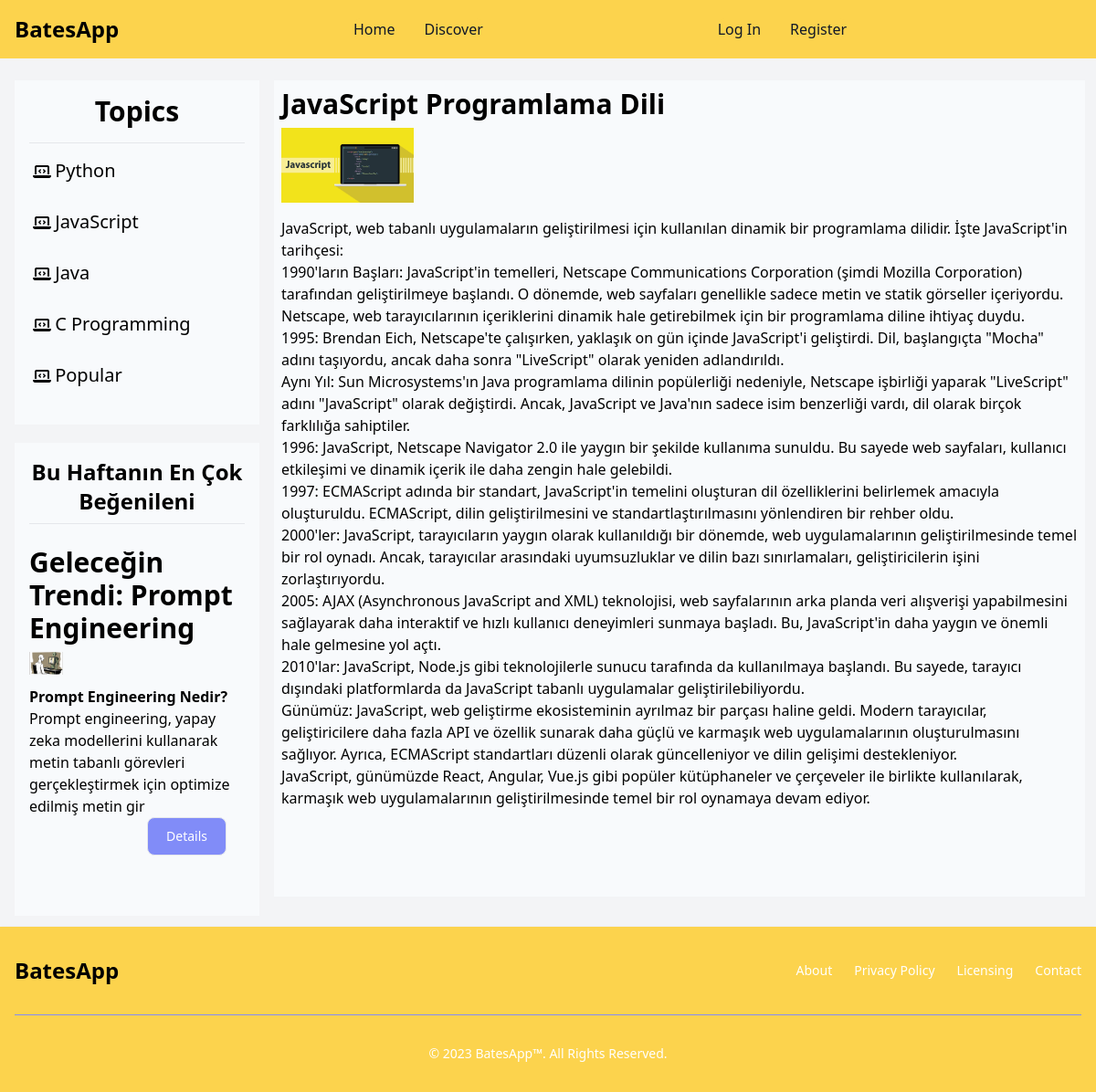
/discover/javascript-programlama-dili, run on the app's committed database.
### blog/models.py (models this page shows, shortened)
class Category(models.Model):
    name = models.CharField(max_length=100)
    slug = models.SlugField(unique= True, db_index= True,)

class TopWeek(models.Model):
    title = models.CharField(max_length=200)
    image = models.ImageField(upload_to="blog")
    description = RichTextField()
    is_home = models.BooleanField(default=False)
    is_active = models.BooleanField(default=False)
    last_week = models.BooleanField(default=False)
    slug = models.SlugField(null=False,unique= True, db_index= True,)
    author = models.CharField(max_length=200, null=True)

class Softwarelang(models.Model):
    title = models.CharField(max_length=200)
    image = models.ImageField(upload_to="discovery")
    description = RichTextField()
    is_active= models.BooleanField(default=False)
    is_discovery = models.BooleanField(default=False)
    slug = models.SlugField(null=False,unique= True, db_index= True,)

### blog/views.py (the view)
# urls.py: path("discover/<slug:slug>",views.discover_blog_details, name="discovery_blog_details"),
def discover_blog_details(request,slug):
    selectedBlog = None
    languages = Softwarelang.objects.all()
    for l in languages:
        if l.slug == slug:
            selectedBlog = l
    context={
        "blog" : selectedBlog,
        "category" : Category.objects.all(),
        "topweek" : TopWeek.objects.all()
    }
    return render(request,"blog/discovery_blog_details.html",context)

### blog/templates/blog/discovery_blog_details.html (shortened to what this page needs)
{% extends 'layout.html' %}
{% block content %}
    <main class="bg-gray-100 flex xs:flex-col tablet:flex-row laptopL:justify-center">
        <div class="flex flex-col tablet:basis-1/2 lg:basis-1/4">
            <div id="topics" class="bg-slate-50 xs:p-4 xs:h-68 xs:mb-5 tablet:mt-6 tablet:mr-4 tablet:ml-4 tablet:h-84 tablet:p-4">
                <h1 class="font-bold xs:text-2xl tablet:text-3xl xs:mb-4 xs:text-center">Topics</h1>
                <hr>
                <ul>
                    {% for c in category %}
                    <li class="xs:mb-1 xs:mt-1 xs:text-center xs:p-1 tablet:text-left tablet:mb-5 tablet:mt-3">
                        <i class="fa-solid fa-laptop-code"></i>
                        <a class="xs:text-xl tablet:text-xl xs:mb-4" href="{% url 'blogs_by_category' slug=c.slug %}">{{c.name}}</a>
                    </li>
                    {% endfor %}
                </ul>
            </div>
            <div id="most" class="bg-slate-50 xs:mb-3 xs:p-4 tablet:mr-4 tablet:ml-4">
                    <h1 class="xs:text-2xl xs:font-bold xs:text-center xs:mb-2">Bu Haftanın En Çok Beğenileni</h1>
                    {%for t in topweek%}
                        {%if t.is_home%}
                            <div class="bg-slate-50 xs:py-6 xs:mb-3 tablet:mr-3">
                                <div class="lg:relative lg:pb-14 xs:relative">
                                    <h1 class="xs:text-2xl xs:mb-2 tablet:text-3xl font-semibold">{{t.title}}</h1>
                                    <img class="object-contain xs:w-2/3 tablet:w-1/4 lg:w-1/6" src="{{t.image.url}}" alt="">
                                    <p class="xs:text-lg xs:mt-3 xs:mb-3 xs:text-lg tablet:text-xl">{{t.description|safe|slice:"0:200"}}</p>
                                    <button type="button" class="text-white bg-indigo-400 border focus:outline-none focus:ring-4 font-medium rounded-lg text-sm px-5 py-2.5 mr-2 mb-2 absolute xs:right-0 tablet:ml-4"><a href="{% url 'blog_details' t.id %}">Details</a></button>
                                </div>
                            </div>
                        {%endif%}
                    {%endfor%}
            </div>
        </div>
        <div id="blog_detail" class="lg:basis-3/4 tablet:mt-6">
            {% if blog %}
                <div class="card bg-slate-50 xs:p-2 xs:pb-12 xs:mb-3 tablet:mr-3">
                    <div class="xs:relative lg:relative">
                        <h1 class="xs:text-2xl xs:mb-2 tablet:text-3xl font-semibold">{{ blog.title }}</h1>
                        <img class="object-contain xs:w-2/3 tablet:w-1/4 lg:w-1/6" src="{{blog.image.url}}" alt="">
                        <p class="object-contain xs:text-lg xs:mt-3 xs:mb-4 xs:text-lg tablet:text-xl">{{blog.description|safe}}</p>
                    </div>
                </div>
            {% endif %}
        </div>
    </main>
{% endblock %}

### data on the page
Category: name "Python"
Category: name "JavaScript"
Category: name "Java"
Category: name "C Programming"
Category: name "Popular"
TopWeek: title "Geleceğin Trendi: Prompt Engineering", image (picture), description "Prompt Engineering Nedir? Prompt engineering, yapay zeka modellerini kullanarak metin tabanlı görevleri gerçekleştirmek için optimize edilmiş metin gir"
Softwarelang: title "JavaScript Programlama Dili", image (picture), description "JavaScript, web tabanlı uygulamaların geliştirilmesi için kullanılan dinamik bir programlama dilidir. İşte JavaScript'in tarihçesi: 1990'ların Başları: JavaScript'in temelleri, Netscape Communications Corporation (şimdi Mozilla Corporation) tarafından geliştirilmeye başlandı. O dönemde, web sayfaları genellikle sadece metin ve statik görseller içeriyordu. Netscape, web tarayıcılarının içeriklerini dinamik hale getirebilmek için bir programlama diline ihtiyaç duydu. 1995: Brendan Eich, Netscape'te çalışırken, yaklaşık on gün içinde JavaScript'i geliştirdi. Dil, başlangıçta \"Mocha\" adını taşıyordu, ancak daha sonra \"LiveScript\" olarak yeniden adlandırıldı. Aynı Yıl: Sun Microsystems'ın Java…"
